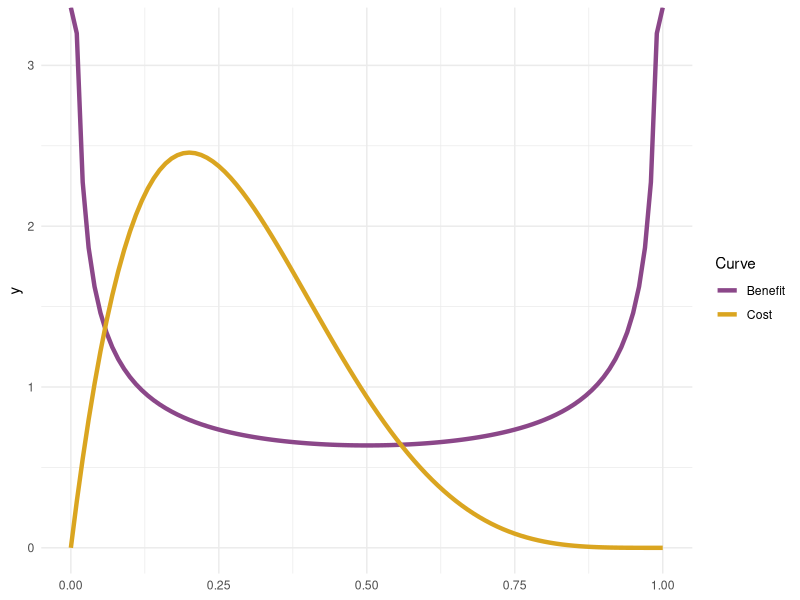
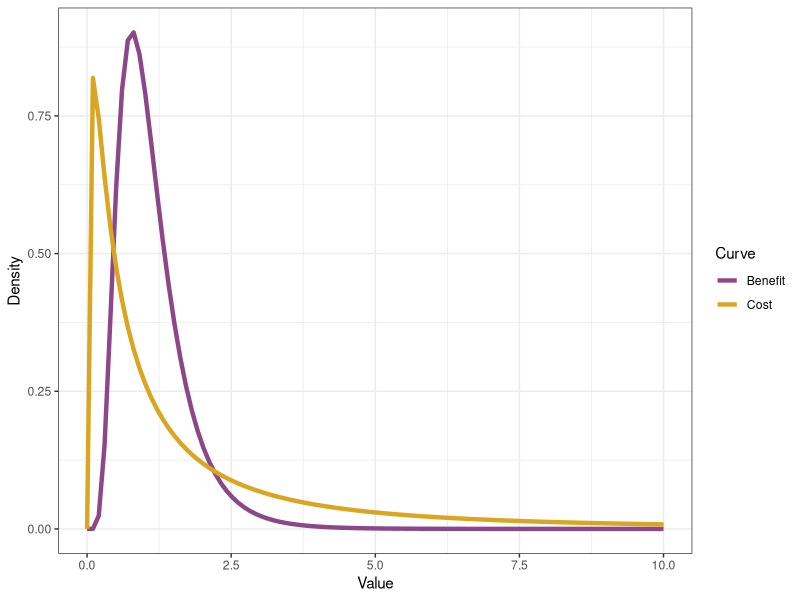
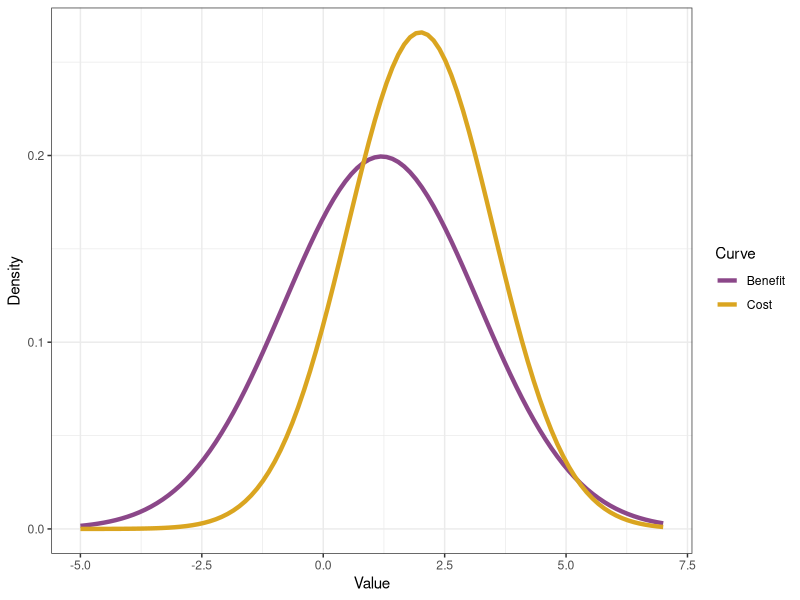
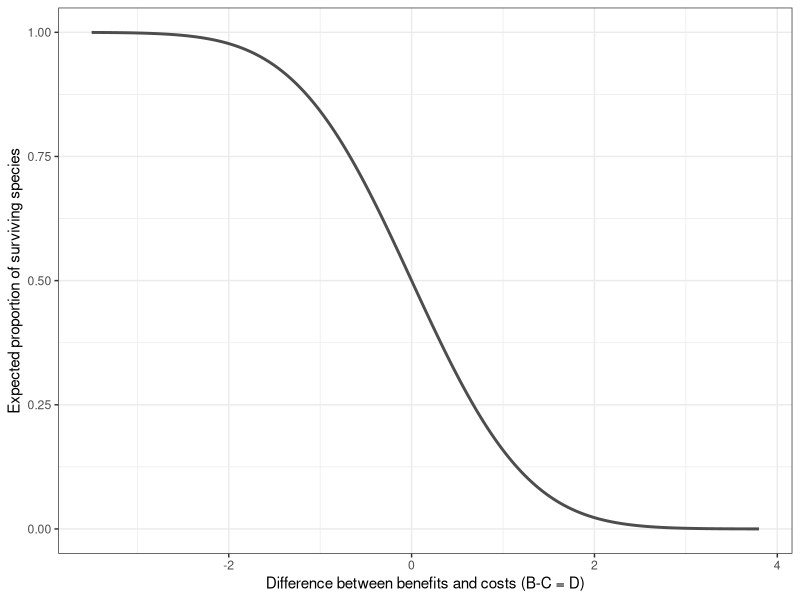

The R script that drew these images, in order:
## ---- chunk 1
knitr::opts_chunk$set(echo = TRUE)
library(ggplot2)
library(tidyverse)
## ---- chunk 2
  ggplot() +
  stat_function(fun = dbeta, args = list(shape1 = .5, shape2 = .5), aes(color = "Benefit"), lwd=1.5) +
  stat_function(fun = dbeta, args = list(shape1 = 2, shape2 = 5), aes(color = "Cost"), lwd=1.5) +
  scale_color_manual("Curve", values = c("Benefit" = "orchid4", "Cost" = "goldenrod")) +
  theme_minimal()
## ---- chunk 3
# Plotting the lognormal curve  
# Sequence of x values
x <- seq(0, 10, length.out = 100)
  
# Values for each curve
dbenefit <- dlnorm(x, mean = 0, sd = 0.5)
dcost <- dlnorm(x, mean = 0, sd = 1.5)

# Create a data frame
toplot<- data.frame(x = rep(x, 2),
                    y = c(dbenefit, dcost),
                    group = factor(rep(c("Benefit", "Cost"), each = length(x))))

# Plot the curves
ggplot(toplot, aes(x = x, y = y, color = group)) +
  geom_line(lwd =1.5) +
  scale_color_manual(values = c("Benefit" = "orchid4", "Cost" = "goldenrod")) +
  labs(x = "Value",
       y = "Density",
       color = "Curve") +
  theme_bw()  

## ---- chunk 4
# Define the means and standard deviations for costs and benefits
mean_benefit <- 1.2
sd_benefit <- 2
mean_cost <- 2
sd_cost <- 1.5

# Sequence of x values
x <- seq(-5, 7, length.out = 100)

# Values for each curve
dbenefit <- dnorm(x, mean = mean_benefit, sd = sd_benefit)
dcost <- dnorm(x, mean = mean_cost, sd = sd_cost)

# Create a data frame
toplot<- data.frame(x = rep(x, 2),
                  y = c(dbenefit, dcost),
                  group = factor(rep(c("Benefit", "Cost"), each = length(x))))

# Plot the curves
ggplot(toplot, aes(x = x, y = y, color = group)) +
  geom_line(lwd =1.5) +
  scale_color_manual(values = c("Benefit" = "orchid4", "Cost" = "goldenrod")) +
  labs(x = "Value",
       y = "Density",
       color = "Curve") +
  theme_bw()
## ---- chunk 5
# Creating the data with values for the difference and estimating prob of persistence
diff_probs <- tibble(diff_values = seq(-3.5,3.8, by = 0.01))
diff_probs <- diff_probs %>% mutate(probs = pnorm(0, mean=diff_values))

ggplot(diff_probs, aes(x = diff_values, y=probs)) +
  geom_line(lwd =1, color = "gray30") +
  labs(x = "Difference between benefits and costs (B-C = D)",
       y = "Expected proportion of surviving species") +
  theme_bw()
